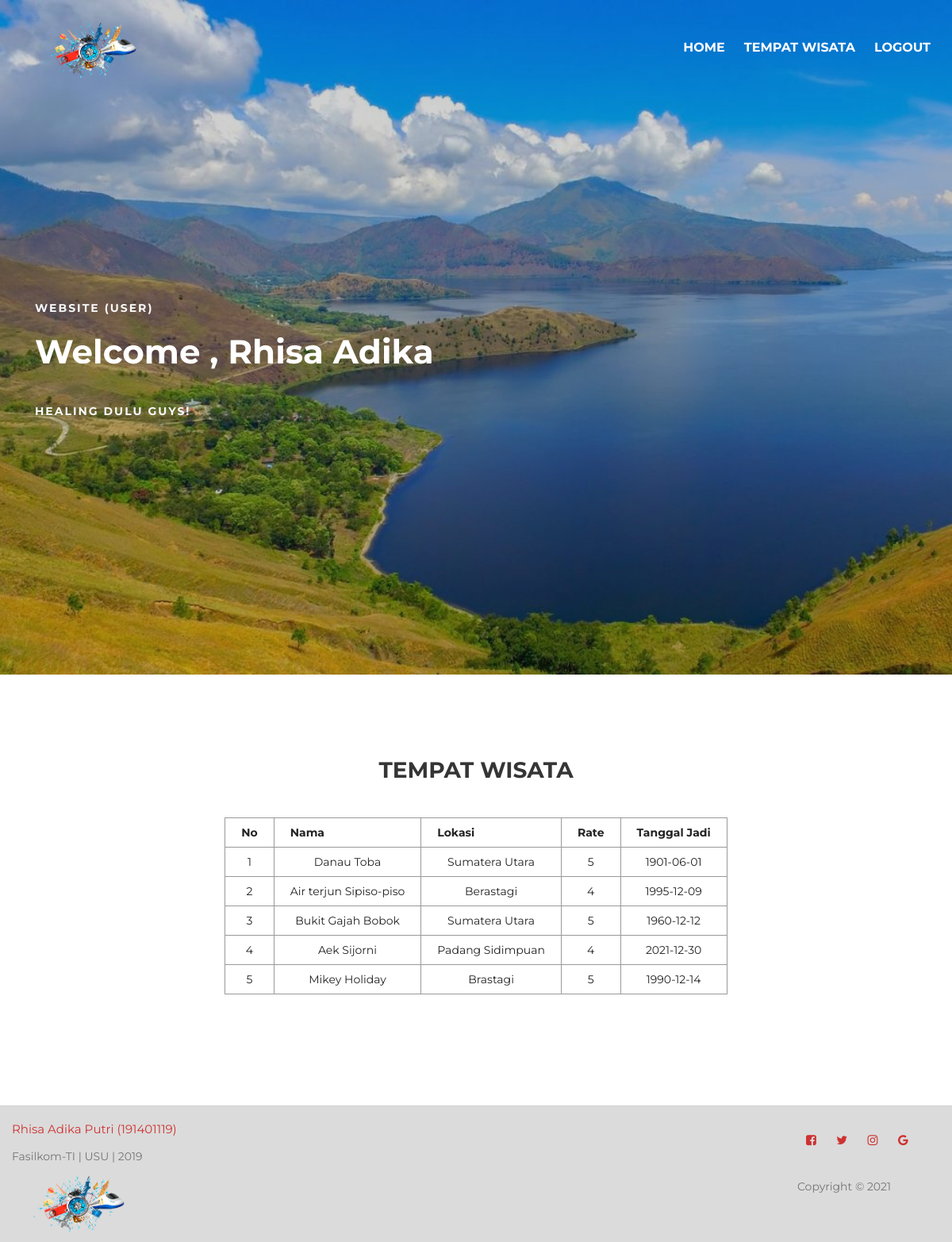
/tempat_wisata.php (signed in), run on the app's committed database.
### tables this page shows
CREATE TABLE `user` (
  `name` varchar(30) NOT NULL,
  `username` varchar(30) NOT NULL,
  `password` varchar(30) NOT NULL,
  `level` enum('Admin','User','','') NOT NULL
);

CREATE TABLE `tempat_wisata` (
  `id` int(10) NOT NULL,
  `nama` varchar(50) NOT NULL,
  `lokasi` varchar(50) NOT NULL,
  `rate` enum('1','2','3','4','5') NOT NULL,
  `tanggal_jadi` date NOT NULL
);

### tempat_wisata.php (the view, shortened to what this page needs)
<?php
	if(($_SESSION['level'] != "User")){
    ?>
        <script>
            var yakin = confirm('Kamu bukan user. Login dengan akun user?');
            if (yakin) {
                window.location = 'login.php';
            } else {
                history.back();
            }
        </script>
    <?php
	} else {
          include('koneksi.php');
          $username = $_SESSION['username'];
          $show = mysqli_query($koneksi, "select * from user where username = '$username'");
          if(mysqli_num_rows($show) == 0){
            echo '<script>window.history.back()</script>';
          } else {
            $d = mysqli_fetch_assoc($show);
          }
     }
?>
<!DOCTYPE html>
<html lang="en">
<head>
     <link rel="stylesheet" href="css/bootstrap.min.css">
     <link rel="stylesheet" href="css/font-awesome.min.css">
     <link rel="stylesheet" href="css/animate.css">
     <link rel="stylesheet" href="css/owl.carousel.css">
     <link rel="stylesheet" href="css/owl.theme.default.min.css">
     <link rel="stylesheet" href="css/magnific-popup.css">
     <link rel="stylesheet" href="css/style1.css">
</head>
<body>
     <section class="navbar custom-navbar navbar-fixed-top" role="navigation">
          <div class="container">
               <div class="navbar-header">
                    <a href="index.php"><img src="images/logo.png" height="75px" ></a>
               </div>
               <div class="collapse navbar-collapse">
                    <ul class="nav navbar-nav navbar-right">
                         <li><a href="#home" class="smoothScroll">Home</a></li>
                         <li><a href="tempat_wisata.php" class="smoothScroll">Tempat Wisata</a></li>
                         <li><a href="logout.php" class="smoothScroll">Logout</a></li>
                    </ul>
               </div>
          </div>
     </section>
     <section id="home" class="slider" data-stellar-background-ratio="0.5">
          <div class="row">
               <div class="owl-carousel owl-theme">
                    <div class="item item-1" style="background-image: url(images/slider1.jpg);">
                         <div class="caption">
                              <div class="container">
                                   <div class="col-md-8 col-sm-12">
                                        <h3>Website (<?php echo $d['level']; ?>)</h3>
                                        <h1>Welcome , <?php echo $d['name']; ?></h1>
                                        <h3>Healing dulu guys!</h3>
                                   </div>
                              </div>
                         </div>
                    </div>
               </div>
          </div>
     </section>
     <section class="premium-section spad" id="tempat_wisata" data-stellar-background-ratio="0.5">
          <div class="container text-center">
               <div class="row">
                    <div class="col-md-12 col-sm-12">
                         <div class="section-title wow fadeInUp" data-wow-delay="0.1s">
                              <h2 style="padding-bottom:40px">TEMPAT WISATA</h2>
                              <div class="row">
                              <table class="content">
                                <thead>
                                    <tr>
                                        <th>No</th>
                                        <th>Nama</th>
                                        <th>Lokasi</th>
                                        <th>Rate</th>
                                        <th>Tanggal Jadi</th>
                                    </tr>
                                </thead>
                                   <?php
                                        include_once 'koneksi.php';
                                        $no=1;
                                        $data=mysqli_query($koneksi, "select * from tempat_wisata");
                                        while ($d=mysqli_fetch_array($data)){
                                    ?>
                                    <tbody>
                                        <tr>
                                             <td><?php echo $no++; ?></td>
                                             <td><?php echo $d['nama']; ?></td>
                                             <td><?php echo $d['lokasi']; ?></td>
                                             <td><?php echo $d['rate']; ?></td>
                                             <td><?php echo $d['tanggal_jadi']; ?></td>
                                        </tr>
                                    <?php
                                    }
                                    ?>
                              </table>
                              </div>
                         </div>
                    </div>
               </div>
          </div>
     </section>
     <footer id="footer" data-stellar-background-ratio="0.5">
          <div class="container">
               <div class="row">
                    <div class="col-md-10 col-sm-8"  style="padding: 1px 0">
                         <ul class="wow fadeInUp social-icon" data-wow-delay="0.4s">
                              <li><a href="#footer">Rhisa Adika Putri (191401119)</a></li>
                         </ul>
                              <p style="font-size:14px;">Fasilkom-TI | USU | 2019<p>
                         <div class="wow fadeInUp" data-wow-delay="0.8s">
                              <img src="images/logo.png" alt="" height="75px">
                         </div>
                    </div>
                    <div class="col-md-2 col-sm-4" style="padding-top:15px">
                         <ul class="wow fadeInUp social-icon" data-wow-delay="0.4s">
                              <li><a href="#" class="fa fa-facebook-square" attr="facebook icon"></a></li>
                              <li><a href="" class="fa fa-twitter"></a></li>
                              <li><a href="" class="fa fa-instagram"></a></li>
                              <li><a href="" class="fa fa-google"></a></li>
                         </ul>
                         <div class="wow fadeInUp copyright-text" data-wow-delay="0.8s">
                            <p><br>Copyright &copy; 2021</p>
                         </div>
                    </div>
               </div>
          </div>
     </footer>
</body>
</html>

### css/style1.css (style rules this page uses)
body { background: #ffffff; font-family: 'Montserrat', sans-serif; overflow-x: hidden; }
h1,h2,h3,h4,h5,h6 { font-weight: bold; line-height: inherit; }
h1 { color: #252525; font-size: 3em; line-height: 50px; }
h2 { color: #353535; font-size: 2em; padding-bottom: 10px; }
h3 { font-size: 1.5em; margin-bottom: 0; }
h3, h3 a { color: #454545; }
p { color: #757575; font-size: 14px; font-weight: normal; line-height: 24px; }
html { -webkit-font-smoothing: antialiased; }
a { color: #252525; -webkit-transition: 0.5s; transition: 0.5s; text-decoration: none !important; }
.section-title { padding-bottom: 40px; }
.section-title h2 { margin: 0; }
section { position: relative; padding: 100px 0; }
.custom-navbar { border: none; margin-bottom: 0; padding: 25px 0; }
.custom-navbar .navbar-nav.navbar-right li a { padding-right: 12px; padding-left: 12px; }
.custom-navbar .nav li a { font-size: 16px; font-weight: bold; color: #ffffff; padding-right: 22px; padding-left: 22px; padding-top: 25px; text-transform: uppercase; }
@media (min-width:768px) { .custom-navbar { border-bottom: 0; background: 0 0; } }
#home { padding: 0; }
#home h1 { color: #ffffff; padding-bottom: 30px; }
#home h3 { color: #f9f9f9; font-size: 14px; line-height: inherit; letter-spacing: 2px; text-transform: uppercase; margin: 0; }
@media (min-width: 768px) { .slider .col-md-8 { padding-left: 0; } }
.slider .caption { display: flex; justify-content: center; flex-direction: column; text-align: left; background-color: rgba(20,20,20,0.2); height: 100%; color: #fff; cursor: e-resize; padding: 4em 0 0 2em; }
.slider .item { background-position: inherit; background-repeat: no-repeat; background-attachment: local; background-size: cover; height: 850px; }
footer { border-top: 1px solid rgba(0,0,0,0.05); padding: 10px 0; background-color: #dbdbdb !important; }
.social-icon { position: relative; padding: 0; margin: 0; }
.social-icon li { display: inline-block; list-style: none; margin-bottom: 5px; }
.social-icon li a { border-radius: 100px; color: #ce3232; font-size: 15px; width: 35px; height: 35px; line-height: 35px; text-decoration: none; text-align: center; transition: all 0.4s ease-in-out; position: relative; }

### tempat_wisata.php (style rules this page uses)
.content { margin-left: auto; margin-right: auto; color: #232323; border-collapse: collapse; }
.content, th, td { border: 1px solid #999; padding: 8px 20px; }

### data on the page
user: level "USER", name "Rhisa Adika"
tempat_wisata: nama "Danau Toba", lokasi "Sumatera Utara", rate "5", tanggal_jadi "1901-06-01"
tempat_wisata: nama "Air terjun Sipiso-piso", lokasi "Berastagi", rate "4", tanggal_jadi "1995-12-09"
tempat_wisata: nama "Bukit Gajah Bobok", lokasi "Sumatera Utara", rate "5", tanggal_jadi "1960-12-12"
tempat_wisata: nama "Aek Sijorni", lokasi "Padang Sidimpuan", rate "4", tanggal_jadi "2021-12-30"
tempat_wisata: nama "Mikey Holiday", lokasi "Brastagi", rate "5", tanggal_jadi "1990-12-14"
